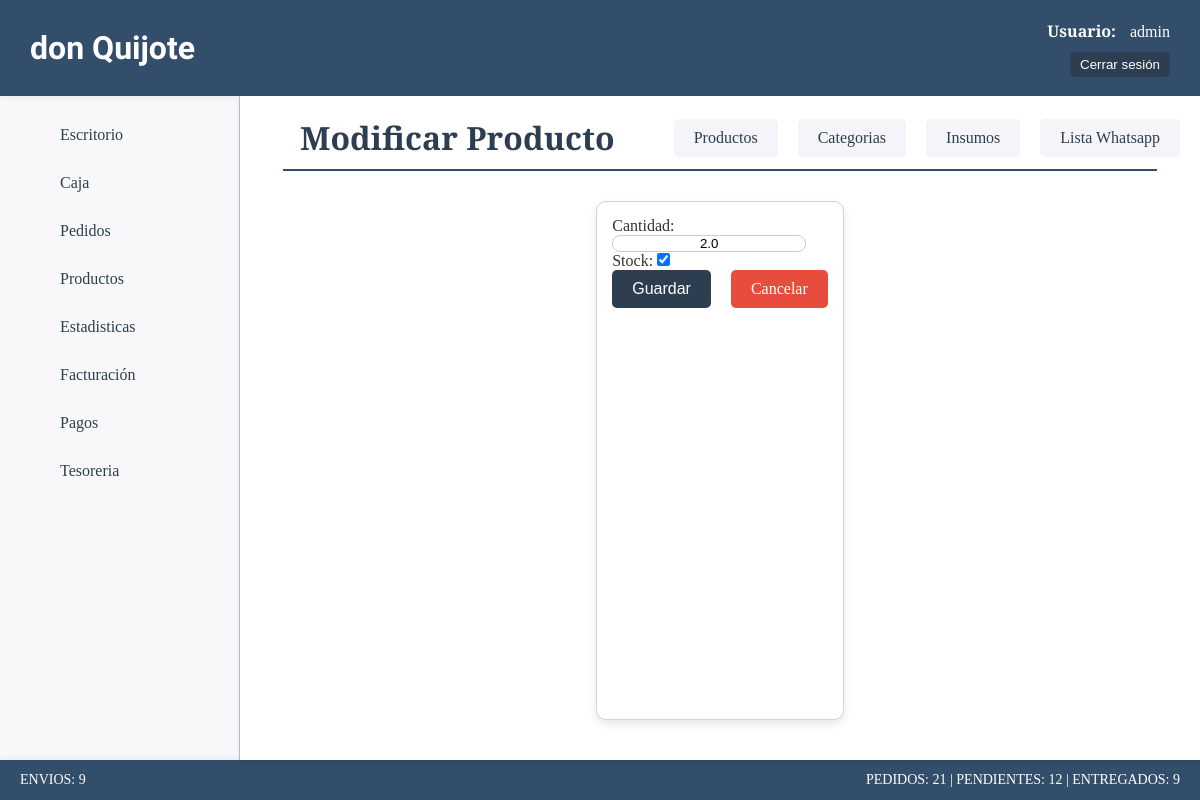
Page /productos/actualizar-cantidad-prod/1 (signed in) on the earlier database version.
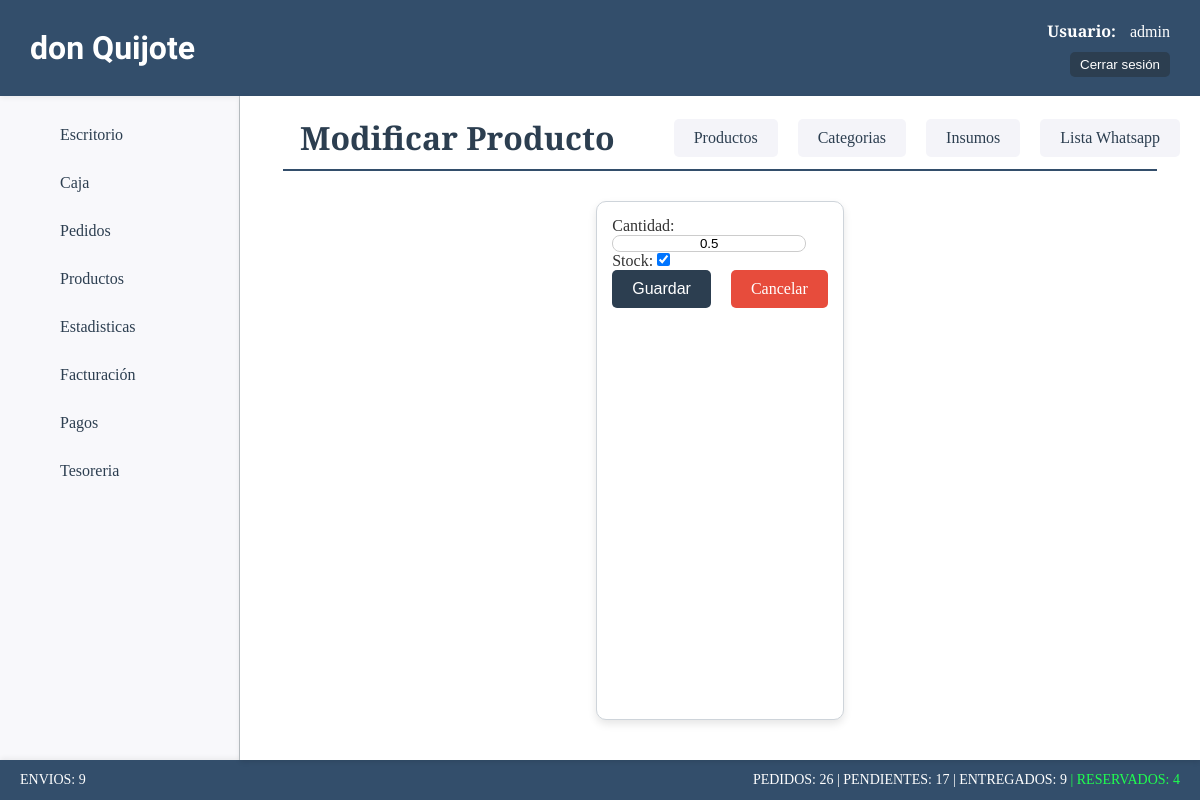
Same page on the later database version.
### productos/models.py (models this page shows, shortened)
class Producto(models.Model):
    nombre=models.CharField(max_length=50, verbose_name="Nombre")
    categoria=models.ForeignKey(ProductoCategoria, on_delete=models.CASCADE, verbose_name="Categoría")
    descripcion=models.CharField(max_length=200, blank=True, null=True, verbose_name="Descripción")
    precio_unit=models.FloatField(verbose_name="P. Unitario")
    precio_media=models.FloatField(blank=True, null=True, verbose_name="P. Media")
    precio_doc=models.FloatField(blank=True, null=True, verbose_name="P. Docena")
    precio_rec = models.FloatField(default=1, verbose_name="Precio Recomendado")
    cantidad= models.FloatField(default=99, verbose_name="Cantidad")
    stock=models.BooleanField(default=True, verbose_name="Stock")

### productos/views.py (the view)
# urls.py: path('actualizar-cantidad-prod/<int:pk>', views.ActualizarCantidadProd.as_view(), name='actualizar_cantidad_prod'),
class ActualizarCantidadProd(LoginRequiredMixin, UpdateView):
    model = models.Producto
    form_class = forms.CantProductoForm
    success_url = reverse_lazy("productos:home")

### productos/forms.py
class CantProductoForm(forms.ModelForm):
    class Meta:
        model = models.Producto
        fields = ['cantidad', 'stock']
        widgets = {
            'cantidad': forms.NumberInput(attrs={
                'class': 'producto-cant',
                'min': 0,
            }),
            'stock': forms.CheckboxInput(attrs={'class': 'form-check-input'}),
        }
    def __init__(self, *args, **kwargs):
        producto = kwargs.get('instance')
        super().__init__(*args, **kwargs)
        if producto and producto.categoria.nombre != 'Pizzas':
            self.fields['cantidad'].widget.attrs['step'] = 1
            if producto.cantidad is not None:
                self.initial['cantidad'] = int(producto.cantidad)
        else:
            self.fields['cantidad'].widget.attrs['step'] = '0.01'

### productos/templates/productos/producto_form.html (shortened to what this page needs)
{% extends 'core/base.html' %}
{% load static %}
{% block css %}
    <link rel="stylesheet" href="{% static 'productos/css/styles.css' %}">
{% endblock css %}
{% block titulo %}
    {% if form.instance.pk %}
        {% include 'core/components/encabezado.html' with titulo_texto="Modificar Producto" %}
    {% else %}
        {% include 'core/components/encabezado.html' with titulo_texto="Crear Producto" %}
    {% endif %}
{% endblock titulo %}
{% block main %}
    <section class="form-container">
        <form class="prod-new card" action="" method="post">
            {{ form }}
            <div class="btn-container">
                <button class="btn-success" type="submit">Guardar</button>
                <a class="btn-delete" href="{% url 'productos:home' %}">Cancelar</a>
            </div>
        </form>
    </section>
{% endblock main %}

Differences in the rows shown:
changed Producto: cantidad "2.0" → "0.5"
Other differences:
{{ cant_pedidos }}: "21" → "26"
{{ cant_pendientes }}: "12" → "17"
{{ cant_reservados }}: (not shown) → "4"
text now shown: "| RESERVADOS:"
